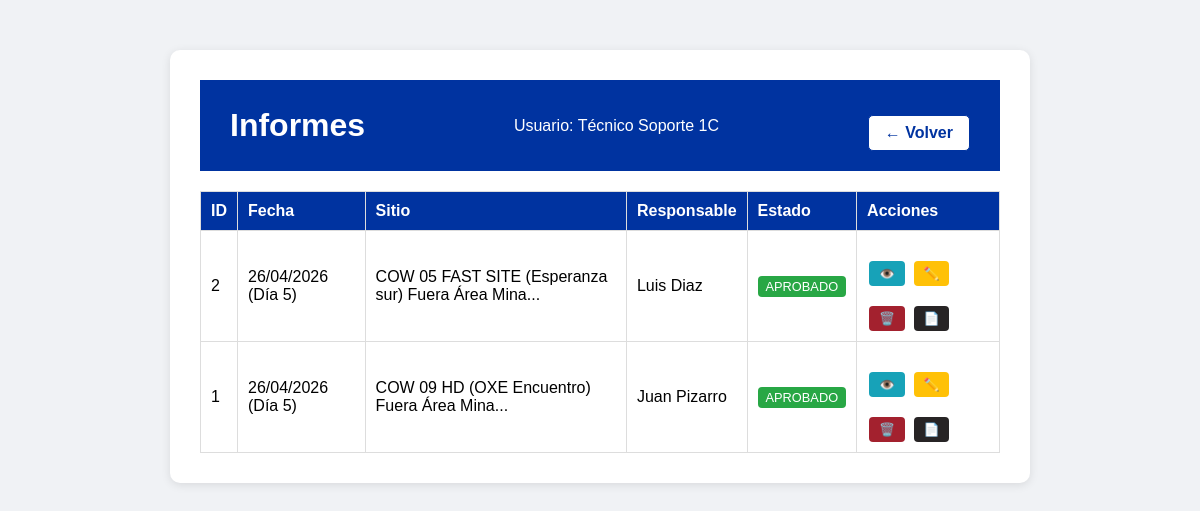
Before: /ver_informes (signed in) with the older database file.
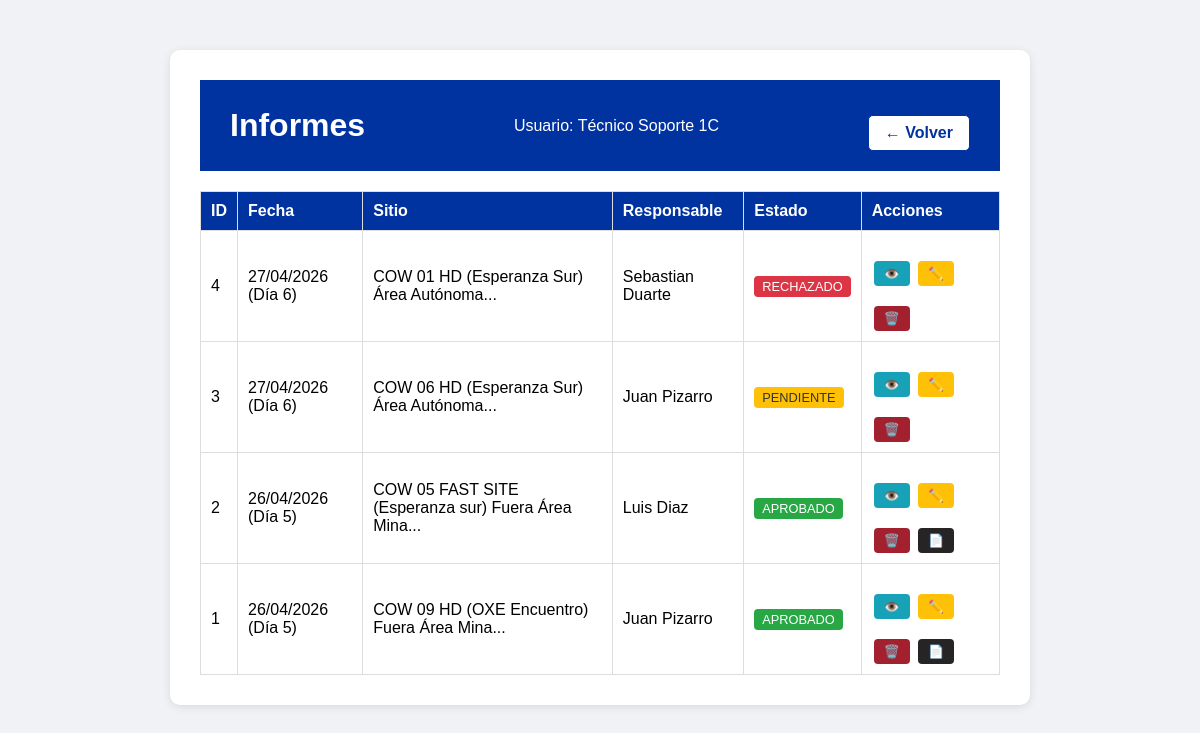
After: the same page with the newer database file.
### app.py (models this page shows, shortened)
class Usuario(db.Model):
    id = db.Column(db.Integer, primary_key=True)
    username = db.Column(db.String(20), unique=True, nullable=False)
    password = db.Column(db.String(200), nullable=False)
    nombre = db.Column(db.String(50), nullable=False)
    rol = db.Column(db.String(20), nullable=False)
    email = db.Column(db.String(100), nullable=True)
    fecha_registro = db.Column(db.DateTime, default=datetime.utcnow)

class InspeccionCOW(db.Model):
    id = db.Column(db.Integer, primary_key=True)
    usuario_id = db.Column(db.Integer, db.ForeignKey('usuario.id'), nullable=False)
    sitio_id = db.Column(db.Integer, db.ForeignKey('sitio.id'), nullable=True)
    fecha = db.Column(db.String(20), nullable=False)
    dia_turno = db.Column(db.Integer, nullable=False)
    responsable = db.Column(db.String(50), nullable=False)
    horometro = db.Column(db.Integer, nullable=False)
    hora_inicio = db.Column(db.String(10), nullable=False)
    hora_termino = db.Column(db.String(10), nullable=False)
    horas_funcionamiento = db.Column(db.Integer, nullable=True)
    cantidad_arranques = db.Column(db.Integer, nullable=True)
    nivel_aceite = db.Column(db.String(10), nullable=True)
    nivel_combustible = db.Column(db.String(10), nullable=True)
    nivel_refrigerante = db.Column(db.String(10), nullable=True)
    proxima_mantencion = db.Column(db.Integer, nullable=True)
    estado_ge_principal = db.Column(db.String(10), nullable=True)
    uso_ge_auxiliar = db.Column(db.String(5), nullable=True)
    limpieza_ge_interior = db.Column(db.String(5), nullable=True)
    limpieza_radiador = db.Column(db.String(5), nullable=True)
    sistema_combustible = db.Column(db.String(5), nullable=True)
    arranque_automatico = db.Column(db.String(5), nullable=True)
    limpieza_interior = db.Column(db.String(5), nullable=True)
    limpieza_exterior = db.Column(db.String(5), nullable=True)
    cable_5p_4p = db.Column(db.String(5), nullable=True)
    adaptador_ge_aux = db.Column(db.String(5), nullable=True)
    limpieza_rack_energia = db.Column(db.String(5), nullable=True)
    estado_planta_vertiv = db.Column(db.String(5), nullable=True)
    rectificador_n1 = db.Column(db.String(5), nullable=True)
    rectificador_n2 = db.Column(db.String(5), nullable=True)
    rectificador_n3 = db.Column(db.String(5), nullable=True)
    estado_air_scale = db.Column(db.String(5), nullable=True)
    estado_alarmas = db.Column(db.String(5), nullable=True)
    estado_7250_ixr = db.Column(db.String(5), nullable=True)
    estado_fpfh = db.Column(db.String(5), nullable=True)
    conversor_solar_n1 = db.Column(db.String(5), nullable=True)
    conversor_solar_n2 = db.Column(db.String(5), nullable=True)
    limpieza_rack_baterias = db.Column(db.String(5), nullable=True)
    estado_baterias = db.Column(db.String(5), nullable=True)
    estado_inversor = db.Column(db.String(5), nullable=True)
    estado_ventiladores = db.Column(db.String(5), nullable=True)
    limpieza_rack_telecom = db.Column(db.String(5), nullable=True)
    limpieza_paneles = db.Column(db.String(5), nullable=True)
    estructura_paneles = db.Column(db.String(5), nullable=True)
    cantidad_cunas = db.Column(db.String(10), nullable=True)
    checkpoints = db.Column(db.String(5), nullable=True)
    presion_neumaticos = db.Column(db.String(5), nullable=True)
    estado_torre = db.Column(db.String(5), nullable=True)
    estado_piolas_viento = db.Column(db.String(5), nullable=True)
    nivelacion_carro = db.Column(db.String(5), nullable=True)
    gatas_posicionamiento = db.Column(db.String(5), nullable=True)
    manivelas_izaje = db.Column(db.String(5), nullable=True)
    observaciones_ge = db.Column(db.Text, nullable=True)
    observaciones_rack = db.Column(db.Text, nullable=True)
    observaciones_estructuras = db.Column(db.Text, nullable=True)
    foto_1 = db.Column(db.String(200), nullable=True)
    foto_2 = db.Column(db.String(200), nullable=True)
    foto_3 = db.Column(db.String(200), nullable=True)
    foto_rack_1 = db.Column(db.String(200), nullable=True)
    foto_rack_2 = db.Column(db.String(200), nullable=True)
    foto_rack_3 = db.Column(db.String(200), nullable=True)
    foto_estructuras_1 = db.Column(db.String(200), nullable=True)
    foto_estructuras_2 = db.Column(db.String(200), nullable=True)
    foto_estructuras_3 = db.Column(db.String(200), nullable=True)
    foto_levantamiento_1 = db.Column(db.String(200), nullable=True)
    foto_levantamiento_2 = db.Column(db.String(200), nullable=True)
    foto_levantamiento_3 = db.Column(db.String(200), nullable=True)
    foto_levantamiento_4 = db.Column(db.String(200), nullable=True)
    foto_levantamiento_5 = db.Column(db.String(200), nullable=True)
    foto_levantamiento_6 = db.Column(db.String(200), nullable=True)
    foto_levantamiento_7 = db.Column(db.String(200), nullable=True)
    foto_levantamiento_8 = db.Column(db.String(200), nullable=True)
    foto_levantamiento_9 = db.Column(db.String(200), nullable=True)
    foto_levantamiento_10 = db.Column(db.String(200), nullable=True)
    foto_levantamiento_11 = db.Column(db.String(200), nullable=True)
    foto_levantamiento_12 = db.Column(db.String(200), nullable=True)
    foto_levantamiento_13 = db.Column(db.String(200), nullable=True)
    foto_levantamiento_14 = db.Column(db.String(200), nullable=True)
    foto_levantamiento_15 = db.Column(db.String(200), nullable=True)
    foto_levantamiento_16 = db.Column(db.String(200), nullable=True)
    foto_levantamiento_17 = db.Column(db.String(200), nullable=True)
    foto_levantamiento_18 = db.Column(db.String(200), nullable=True)
    foto_levantamiento_19 = db.Column(db.String(200), nullable=True)
    foto_levantamiento_20 = db.Column(db.String(200), nullable=True)
    foto_levantamiento_21 = db.Column(db.String(200), nullable=True)
    foto_levantamiento_22 = db.Column(db.String(200), nullable=True)
    foto_levantamiento_23 = db.Column(db.String(200), nullable=True)
    foto_levantamiento_24 = db.Column(db.String(200), nullable=True)
    foto_levantamiento_25 = db.Column(db.String(200), nullable=True)
    foto_levantamiento_26 = db.Column(db.String(200), nullable=True)
    foto_levantamiento_27 = db.Column(db.String(200), nullable=True)
    foto_levantamiento_28 = db.Column(db.String(200), nullable=True)
    foto_levantamiento_29 = db.Column(db.String(200), nullable=True)
    foto_levantamiento_30 = db.Column(db.String(200), nullable=True)
    foto_levantamiento_31 = db.Column(db.String(200), nullable=True)
    foto_levantamiento_32 = db.Column(db.String(200), nullable=True)
    foto_levantamiento_33 = db.Column(db.String(200), nullable=True)
    foto_mejora_1 = db.Column(db.String(200), nullable=True)
    descripcion_mejora_1 = db.Column(db.String(500), nullable=True)
    foto_mejora_2 = db.Column(db.String(200), nullable=True)
    descripcion_mejora_2 = db.Column(db.String(500), nullable=True)
    foto_mejora_3 = db.Column(db.String(200), nullable=True)
    descripcion_mejora_3 = db.Column(db.String(500), nullable=True)
    foto_mejora_4 = db.Column(db.String(200), nullable=True)
    descripcion_mejora_4 = db.Column(db.String(500), nullable=True)
    motivo_rechazo = db.Column(db.String(500), nullable=True)
    estado = db.Column(db.String(20), default='pendiente')  # pendiente, aprobado, rechazado
    fecha_registro = db.Column(db.DateTime, default=datetime.utcnow)
    usuario = db.relationship('Usuario', backref='inspecciones_cow')

class Sitio(db.Model):
    id = db.Column(db.Integer, primary_key=True)
    nombre_sitio = db.Column(db.String(150), unique=True, nullable=False)
    area = db.Column(db.String(50), nullable=True)  # Ej: "Área Autónoma", "Área Convencional", "Fuera Área Mina"
    tipo = db.Column(db.String(20), nullable=True)  # Ej: "HD", "LIGHT", "FAST SITE"
    ubicacion = db.Column(db.String(100), nullable=True)  # Ej: "Esperanza Sur", "OXE Encuentro"
    activo = db.Column(db.Boolean, default=True)
    inspecciones = db.relationship('InspeccionCOW', backref='sitio_ref', lazy=True)

### app.py (the view)
@app.route('/ver_informes')
def ver_informes():
    if 'username' not in session:
        return redirect(url_for('login'))
    usuario_actual = Usuario.query.filter_by(username=session['username']).first()
    if usuario_actual.rol == 'supervisor':
        inspecciones = InspeccionCOW.query.order_by(InspeccionCOW.fecha_registro.desc()).all()
    else:
        inspecciones = InspeccionCOW.query.filter_by(usuario_id=usuario_actual.id).order_by(InspeccionCOW.fecha_registro.desc()).all()
    return render_template('ver_informes.html', usuario=session['nombre'], rol=session['rol'], inspecciones=inspecciones)

### templates/ver_informes.html (shortened to what this page needs)
<!DOCTYPE html>
<html lang="es">
<head>
    <link rel="stylesheet" href="{{ url_for('static', filename='style.css') }}">
</head>
<body>
    <div class="container">
        <div class="header">
            <h1>Informes</h1>
            <p>Usuario: {{ usuario }}</p>
            <a href="{{ url_for('menu') }}" class="volver-btn">← Volver</a>
        </div>
        {% if inspecciones %}
            <table class="tabla-informes">
                <thead>
                    <tr>
                        <th>ID</th>
                        <th>Fecha</th>
                        <th>Sitio</th>
                        <th>Responsable</th>
                        <th>Estado</th>
                        <th>Acciones</th>
                    </tr>
                </thead>
                <tbody>
                    {% for ins in inspecciones %}
                    <tr>
                        <td>{{ ins.id }}</td>
                        <td>{{ ins.fecha }} (Día {{ ins.dia_turno }})</td>
                        <td>{{ ins.sitio_ref.nombre_sitio[:50] if ins.sitio_ref else 'N/A' }}...</td>
                        <td>{{ ins.responsable }}</td>
                        <td>
                            <span class="estado {{ ins.estado }}">
                                {{ ins.estado|upper }}
                            </span>
                        </td>
                        <td>
            <a href="{{ url_for('ver_informe', id=ins.id) }}" class="btn-ver">👁️</a>
            <a href="{{ url_for('editar_informe', id=ins.id) }}" class="btn-editar">✏️</a>
            <a href="{{ url_for('borrar_informe', id=ins.id) }}" class="btn-borrar" onclick="return confirm('¿Eliminar este informe?')">🗑️</a>
            {% if ins.estado == 'aprobado' %}
            <a href="{{ url_for('generar_pdf', id=ins.id) }}" class="btn-pdf" target="_blank">📄</a>
            {% endif %}
                        </td>
                    </tr>
                    {% endfor %}
                </tbody>
            </table>
        {% else %}
            <p>No hay informes registrados.</p>
        {% endif %}
    </div>
</body>
</html>

### static/style.css (style rules this page uses)
body { font-family: Arial, sans-serif; background-color: #f0f2f5; margin: 0; padding: 0; }
.container { max-width: 800px; margin: 50px auto; background-color: white; padding: 30px; border-radius: 10px; box-shadow: 0 2px 10px rgba(0,0,0,0.1); text-align: center; }
.container h1 { color: #0033a0; }
.container a { display: inline-block; margin-top: 20px; color: #0033a0; text-decoration: none; }
.header { background-color: #0033a0; color: white; padding: 20px 30px; display: flex; justify-content: space-between; align-items: center; }
.header h1 { margin: 0; color: white; }
.header p { margin: 0; }
.header .volver-btn { display: inline-block; margin-top: 15px; padding: 8px 16px; background-color: white; color: #0033a0 !important; text-decoration: none; border-radius: 5px; font-weight: bold; border: 1px solid #0033a0; }
.tabla-informes { width: 100%; border-collapse: collapse; margin-top: 20px; }
.tabla-informes th, .tabla-informes td { border: 1px solid #ddd; padding: 10px; text-align: left; }
.tabla-informes th { background-color: #0033a0; color: white; }
.estado { padding: 3px 8px; border-radius: 4px; font-size: 0.8em; }
.estado.pendiente { background-color: #ffc107; color: #333; }
.estado.aprobado { background-color: #28a745; color: white; }
.estado.rechazado { background-color: #dc3545; color: white; }
.btn-ver, .btn-aprobar, .btn-rechazar { padding: 5px 10px; border-radius: 4px; text-decoration: none; font-size: 0.8em; margin: 0 2px; }
.btn-ver { background-color: #17a2b8; color: white; }
.btn-editar { background-color: #ffc107; color: #333; padding: 5px 10px; border-radius: 4px; text-decoration: none; font-size: 0.8em; margin: 0 2px; }
.btn-borrar { background-color: #a3212e; color: white; padding: 5px 10px; border-radius: 4px; text-decoration: none; font-size: 0.8em; margin: 0 2px; }
.btn-pdf { background-color: #272425; color: white; padding: 5px 10px; border-radius: 4px; text-decoration: none; font-size: 0.8em; margin: 0 2px; }

Changed rows visible on the page:
added InspeccionCOW: id "4", fecha "27/04/2026", dia_turno "6", sitio_ref "COW 01 HD (Esperanza Sur) Área Autónoma", responsable "Sebastian Duarte", estado "RECHAZADO"
added InspeccionCOW: id "3", fecha "27/04/2026", dia_turno "6", sitio_ref "COW 06 HD (Esperanza Sur) Área Autónoma", responsable "Juan Pizarro", estado "PENDIENTE"
